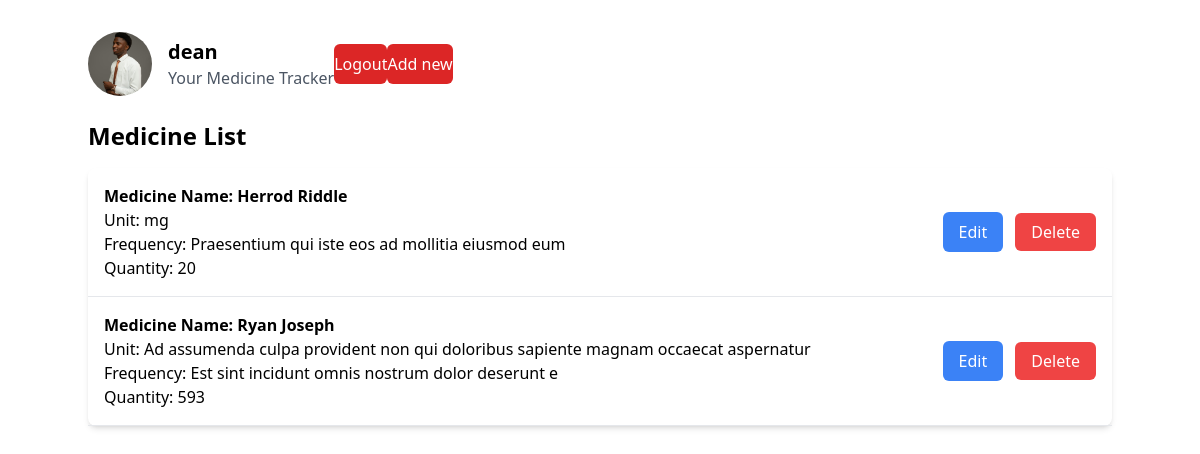
The page /doseage-tracker/dashboard/dean (signed in) on the database its author committed.
### mainApp/models.py (models this page shows, shortened)
class Dosage(models.Model):
    user = models.ForeignKey(User, on_delete=models.CASCADE, related_name='dosages')
    medicine_name = models.CharField(max_length=100,blank=False)
    quantity = models.IntegerField(blank=False)
    units = models.CharField(max_length=50, blank=False)
    frequency = models.CharField(max_length=50, blank=False)

### mainApp/views.py (the view)
# urls.py: path("dashboard/<str:username>", views.index, name="index"),
@login_required(login_url="authApp:login")
def index(request, username):
    username = request.user
    dosages = Dosage.objects.filter(user=username)
    return render(
        request,
        "dosages_list.html",
        {"dosage": dosages},
    )

### mainApp/context_processors.py (called while the page is built)
def user_profile(request):
    if request.user.is_authenticated:
        current_user = request.user
        dosages = Dosage.objects.filter(user=current_user)
        profile_pic = ProfilePic.objects.get(user=current_user)
        return {
            "username": current_user,
            "dosages": dosages,
            "profile_pic": profile_pic.image.url,
        }
    else:
        return {}

### mainApp/templates/dosages_list.html (shortened to what this page needs)
{% extends 'base.html' %} {% block content %} {% include 'profile.html' %}
<div class="container mx-auto">
    <h1 class="text-2xl font-bold mb-4">Medicine List</h1>
    <ul class="bg-white shadow-md rounded-lg">
        {% for dosage in dosages %}
        <li
            class="flex justify-between items-center border-b p-4 hover:bg-gray-50"
        >
            <div class="flex flex-col">
                <span class="font-semibold"
                    >Medicine Name: {{dosage.medicine_name}}</span
                >
                <span>Unit: {{dosage.units}}</span>
                <span>Frequency: {{dosage.frequency}}</span>
                <span>Quantity: {{dosage.quantity}}</span>
            </div>
            <div>
                <button
                    onclick="openModal()"
                    class="bg-blue-500 text-white px-4 py-2 rounded-md hover:bg-blue-600"
                    data-id="{{dosage.id}}"
                >
                    Edit
                </button>
                <a
                    href="{% url 'mainApp:delete_dosage' dosage.id %}"
                    class="bg-red-500 text-white px-4 py-2 rounded-md hover:bg-red-600 ml-2"
                >
                    Delete
                </a>
            </div>
        </li>
        {% endfor %}
    </ul>
</div>
{% endblock content %}

### templates/base.html (shortened to what this page needs)
{% load static %}
<!DOCTYPE html>
<html lang="en">
    <head>
        <script src="https://cdn.tailwindcss.com"></script>
        <link rel="stylesheet" href="{% static 'css/style.css' %}" />
    </head>
    <body class="m-8">
        {% block content %} {% endblock %}
    </body>
</html>

### mainApp/templates/profile.html
<div class="container mx-auto flex items-center mb-6">
    <div class="w-16 h-16 rounded-full overflow-hidden mr-4">
        <img
            src="{{profile_pic}}"
            alt="Profile Picture"
            class="w-full h-full object-cover"
            id="profile_picture"
        />
    </div>
    <div>
        <h1 class="text-xl font-bold" id="username">{{username}}</h1>
        <p class="text-gray-600">Your Medicine Tracker</p>
    </div>
    <a
        href="{% url 'mainApp:logout_user' %}"
        class="text-center bg-red-600 text-white py-2 rounded-md hover:bg-red-500 focus:outline-none"
        >Logout</a
    >
    <a
        href="{% url 'mainApp:show_new_form' username=user %}"
        class="text-center bg-red-600 text-white py-2 rounded-md hover:bg-red-500 focus:outline-none"
        >Add new</a
    >
</div>

### rows shown on the page
Dosage: medicine_name "Herrod Riddle", units "mg", frequency "Praesentium qui iste eos ad mollitia eiusmod eum", quantity "20"
Dosage: medicine_name "Ryan Joseph", units "Ad assumenda culpa provident non qui doloribus sapiente magnam occaecat aspernatur", frequency "Est sint incidunt omnis nostrum dolor deserunt e", quantity "593"

### other values the page prints
{{ username }} "dean"
